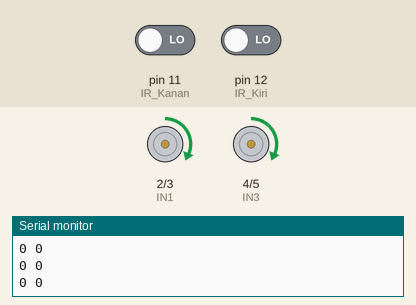
A sketch run on a simulated Arduino Uno, built with avr-gcc and run on an emulated ATmega328P. Shown: motor-driver pin pairs drawn as motors (green arrow = first pin HIGH = forward, orange = second pin HIGH = backward, longer = more drive, scaled by the enable pin), the last lines printed to the serial monitor. Inputs (shaded band) come from the test bench; at power-on: pin 11 (IR_Kanan) LOW, pin 12 (IR_Kiri) LOW.

Above: at 1.8 s.
1.9 s: pin 11 (IR_Kanan) driven HIGH
At 3.2 s:
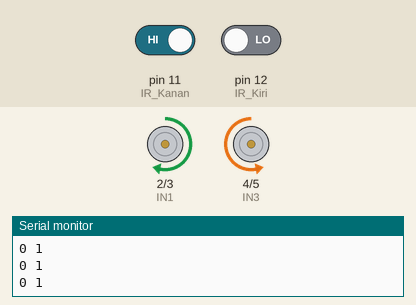
3.5 s: pin 12 (IR_Kiri) driven HIGH
At 4.4 s:
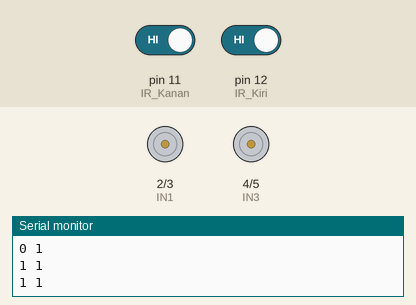
5.0 s: pin 11 (IR_Kanan) driven LOW
At 5.6 s:
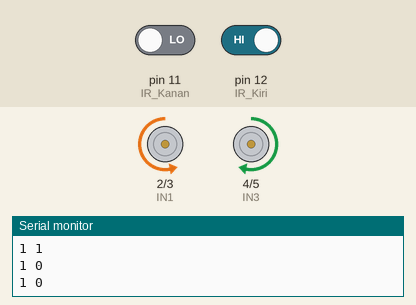
6.5 s: pin 12 (IR_Kiri) driven LOW
At 6.8 s:
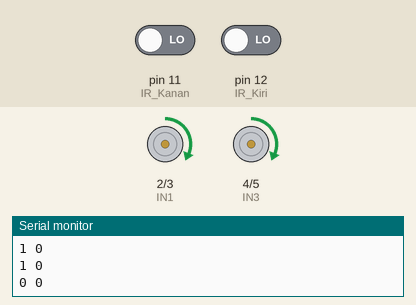
Timing chart, 0 to 9.0 s (numbered marks = the images above; inputs shaded):
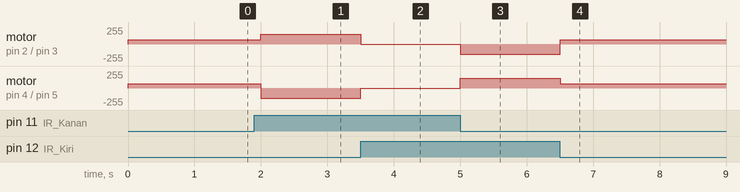

The sketch:

line_bilal.ino
```cpp
#define ENA 9
#define IN1 2
#define IN2 3
#define IN3 4
#define IN4 5
#define ENB 10

#define IR_Kanan 11
#define IR_Kiri 12

int spd = 150;

void setup (){
  pinMode (ENA, OUTPUT);
  pinMode (IN1, OUTPUT);
  pinMode (IN2, OUTPUT);
  pinMode (IN3, OUTPUT);
  pinMode (IN4, OUTPUT);
  pinMode (ENB, OUTPUT);
  pinMode (IR_Kanan, INPUT);
  pinMode (IR_Kiri, INPUT);

  Serial.begin (9600);
}

void loop (){
  int Kanan = digitalRead(IR_Kanan);
  int Kiri = digitalRead(IR_Kiri);

  if(Kanan == 1 && Kiri == 0)
  {
    kanan();
  }
  else if (Kanan == 0 && Kiri == 1)
  {
    kiri();
  }
  else if (Kanan == 0 && Kiri == 0)
  {
    maju();
  }
  else if (Kanan == 1 && Kiri == 1)
  {
    berhenti();
  }

  Serial.print(Kiri);
  Serial.print(" ");
  Serial.println(Kanan);
  delay (500);
}

void maju (){
  digitalWrite (IN1,HIGH);
  digitalWrite (IN2,LOW);
  digitalWrite (IN3,HIGH);
  digitalWrite (IN4,LOW);
  analogWrite (ENA,65);
  analogWrite (ENB,65);
}

void kanan (){
  digitalWrite (IN1,HIGH);
  digitalWrite (IN2,LOW);
  digitalWrite (IN3,LOW);
  digitalWrite (IN4,HIGH);
  analogWrite (ENA,spd);
  analogWrite (ENB,spd);
}

void kiri (){
  digitalWrite (IN1,LOW);
  digitalWrite (IN2,HIGH);
  digitalWrite (IN3,HIGH);
  digitalWrite (IN4,LOW);
  analogWrite (ENA,spd);
  analogWrite (ENB,spd);
}

void berhenti (){
  digitalWrite (IN1,LOW);
  digitalWrite (IN2,LOW);
  digitalWrite (IN3,LOW);
  digitalWrite (IN4,LOW);
  analogWrite (ENA,spd);
  analogWrite (ENB,spd);
}
```

Measured:
- after the input at 1.9 s, motor on pin 2 (IN1) / pin 3 (IN2): forward 65/255 → forward 150/255 after 0.10 s; motor on pin 4 (IN3) / pin 5 (IN4): forward 65/255 → backward 150/255 after 0.10 s
- after the input at 3.5 s, motor on pin 2 (IN1) / pin 3 (IN2): forward 150/255 → stopped at once; motor on pin 4 (IN3) / pin 5 (IN4): backward 150/255 → stopped at once
- after the input at 5.0 s, motor on pin 2 (IN1) / pin 3 (IN2): stopped → backward 150/255 at once; motor on pin 4 (IN3) / pin 5 (IN4): stopped → forward 150/255 at once
- after the input at 6.5 s, motor on pin 2 (IN1) / pin 3 (IN2): backward 150/255 → forward 65/255 at once; motor on pin 4 (IN3) / pin 5 (IN4): forward 150/255 → forward 65/255 at once
